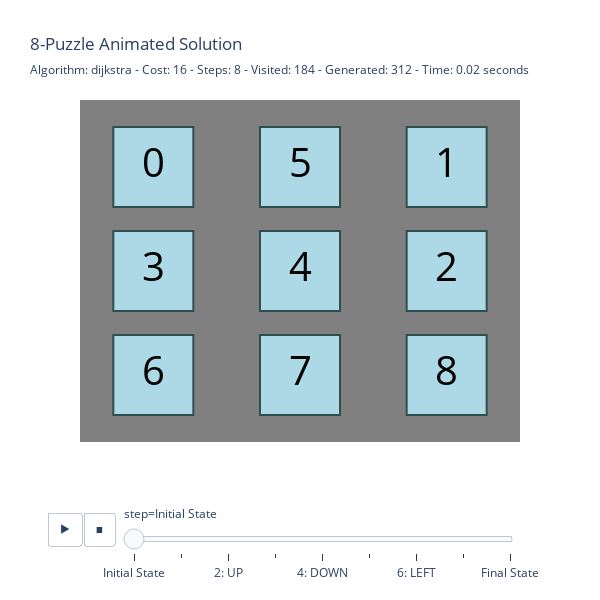

The notebook cell this image was saved under:
### Code cell
animate_min_cost(exp2_results)

### Figure 1 — Plotly figure (JSON) as saved in the notebook; plotly's stock layout.template omitted (floating-point values rounded to 4 significant figures)
{"data": [{"hovertemplate": "step=Initial State<br>Column=%{x}<br>Row=%{y}<br>Value=%{text}<extra></extra>", "legendgroup": "", "marker": {"color": "lightblue", "line": {"color": "DarkSlateGrey", "width": 2}, "size": 80, "sizemode": "diameter", "symbol": "square"}, "mode": "markers+text", "name": "", "orientation": "v", "showlegend": false, "text": [0.0, 5.0, 1.0, 3.0, 4.0, 2.0, 6.0, 7.0, 8.0], "textfont": {"color": "black", "size": 40}, "textposition": "middle center", "type": "scatter", "x": [0, 1, 2, 0, 1, 2, 0, 1, 2], "xaxis": "x", "y": [0, 0, 0, 1, 1, 1, 2, 2, 2], "yaxis": "y"}], "layout": {"height": 600, "legend": {"tracegroupgap": 0}, "plot_bgcolor": "gray", "sliders": [{"active": 0, "currentvalue": {"prefix": "step="}, "len": 0.9, "pad": {"b": 10, "t": 60}, "steps": [{"args": [["Initial State"], {"frame": {"duration": 0, "redraw": false}, "fromcurrent": true, "mode": "immediate", "transition": {"duration": 0, "easing": "linear"}}], "label": "Initial State", "method": "animate"}, {"args": [["1: RIGHT"], {"frame": {"duration": 0, "redraw": false}, "fromcurrent": true, "mode": "immediate", "transition": {"duration": 0, "easing": "linear"}}], "label": "1: RIGHT", "method": "animate"}, {"args": [["2: UP"], {"frame": {"duration": 0, "redraw": false}, "fromcurrent": true, "mode": "immediate", "transition": {"duration": 0, "easing": "linear"}}], "label": "2: UP", "method": "animate"}, {"args": [["3: RIGHT"], {"frame": {"duration": 0, "redraw": false}, "fromcurrent": true, "mode": "immediate", "transition": {"duration": 0, "easing": "linear"}}], "label": "3: RIGHT", "method": "animate"}, {"args": [["4: DOWN"], {"frame": {"duration": 0, "redraw": false}, "fromcurrent": true, "mode": "immediate", "transition": {"duration": 0, "easing": "linear"}}], "label": "4: DOWN", "method": "animate"}, {"args": [["5: LEFT"], {"frame": {"duration": 0, "redraw": false}, "fromcurrent": true, "mode": "immediate", "transition": {"duration": 0, "easing": "linear"}}], "label": "5: LEFT", "method": "animate"}, {"args": [["6: LEFT"], {"frame": {"duration": 0, "redraw": false}, "fromcurrent": true, "mode": "immediate", "transition": {"duration": 0, "easing": "linear"}}], "label": "6: LEFT", "method": "animate"}, {"args": [["7: UP"], {"frame": {"duration": 0, "redraw": false}, "fromcurrent": true, "mode": "immediate", "transition": {"duration": 0, "easing": "linear"}}], "label": "7: UP", "method": "animate"}, {"args": [["Final State"], {"frame": {"duration": 0, "redraw": false}, "fromcurrent": true, "mode": "immediate", "transition": {"duration": 0, "easing": "linear"}}], "label": "Final State", "method": "animate"}], "x": 0.1, "xanchor": "left", "y": 0, "yanchor": "top"}], "title": {"subtitle": {"text": "Algorithm: dijkstra - Cost: 16 - Steps: 8 - Visited: 184 - Generated: 312 - Time: 0.02 seconds"}, "text": "8-Puzzle Animated Solution"}, "updatemenus": [{"buttons": [{"args": [null, {"frame": {"duration": 500, "redraw": false}, "fromcurrent": true, "mode": "immediate", "transition": {"duration": 250, "easing": "linear"}}], "label": "&#9654;", "method": "animate"}, {"args": [[null], {"frame": {"duration": 0, "redraw": false}, "fromcurrent": true, "mode": "immediate", "transition": {"duration": 0, "easing": "linear"}}], "label": "&#9724;", "method": "animate"}], "direction": "left", "pad": {"r": 10, "t": 70}, "showactive": false, "type": "buttons", "x": 0.1, "xanchor": "right", "y": 0, "yanchor": "top"}], "width": 600, "xaxis": {"anchor": "y", "domain": [0, 1], "range": [-0.5, 2.5], "showgrid": false, "showticklabels": false, "title": {}, "zeroline": false}, "yaxis": {"anchor": "x", "autorange": "reversed", "domain": [0, 1], "range": [-0.5, 2.5], "showgrid": false, "showticklabels": false, "title": {}, "zeroline": false}}}
